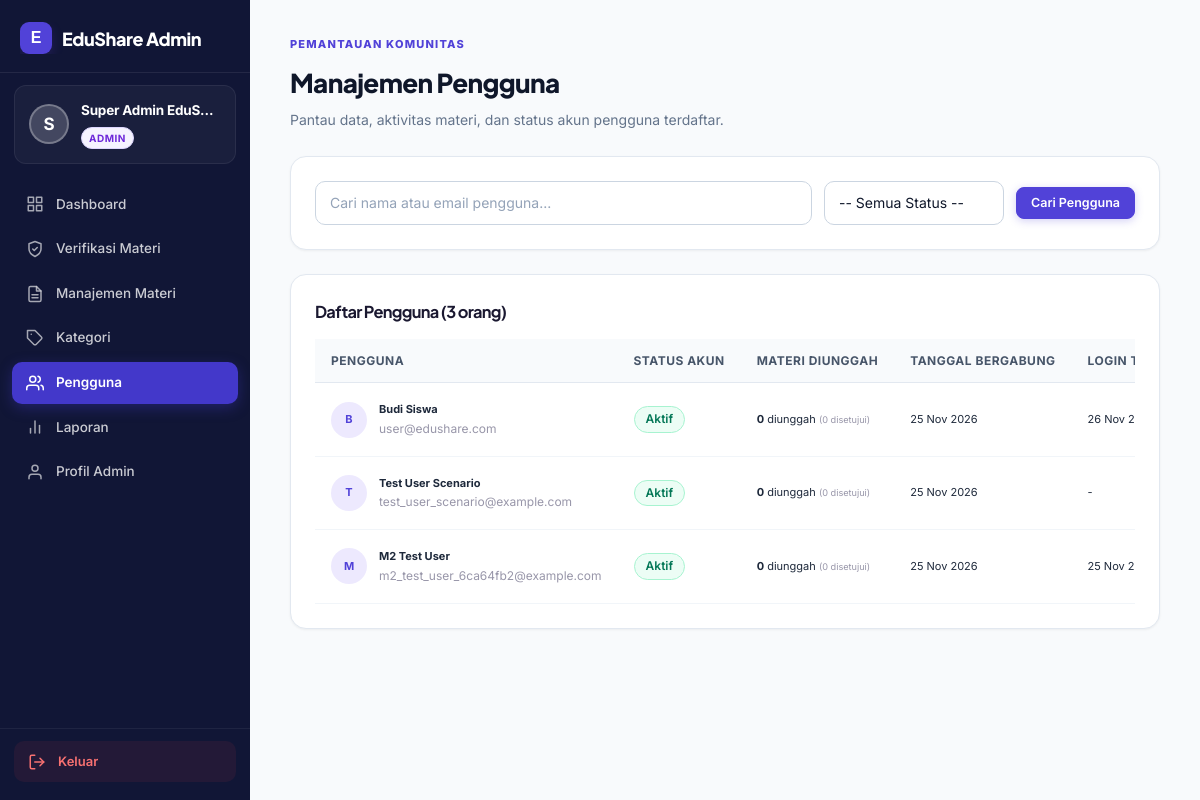
Page /admin/pengguna.php (signed in) on the committed database.
### tables this page shows
CREATE TABLE `users` (
  `id_user` int(11) NOT NULL AUTO_INCREMENT,
  `nama` varchar(100) NOT NULL,
  `email` varchar(150) NOT NULL,
  `password` varchar(255) NOT NULL,
  `role` enum('user','admin','super_admin') NOT NULL DEFAULT 'user',
  `status` enum('active','inactive','suspended') NOT NULL DEFAULT 'active',
  `last_login_at` datetime DEFAULT NULL,
  `created_by` int(11) DEFAULT NULL,
  `created_at` datetime NOT NULL DEFAULT current_timestamp(),
  `updated_at` datetime DEFAULT NULL ON UPDATE current_timestamp(),
  PRIMARY KEY (`id_user`),
  UNIQUE KEY `email` (`email`),
  KEY `idx_users_role_status` (`role`,`status`),
  KEY `idx_users_created_by` (`created_by`),
  CONSTRAINT `fk_users_created_by` FOREIGN KEY (`created_by`) REFERENCES `users` (`id_user`) ON DELETE SET NULL
);

### includes/helpers.php (called while the page is built, shortened)
<?php
if (!function_exists('e')) {
    function e(mixed $value): string
    {
        return htmlspecialchars((string)$value, ENT_QUOTES | ENT_SUBSTITUTE, 'UTF-8');
    }
}
if (!function_exists('url')) {
    function url(string $path = ''): string
    {
        return BASE_URL . '/' . ltrim($path, '/');
    }
}

### middleware/auth.php (called while the page is built, shortened)
<?php
if (!function_exists('current_user')) {
    function current_user(): ?array
    {
        $sessionUserId = (int)($_SESSION['user']['id_user'] ?? $_SESSION['user']['id'] ?? 0);
        if (
            !empty($GLOBALS['_edushare_auth_loaded'])
            && ($GLOBALS['_edushare_auth_uid'] ?? null) === $sessionUserId
        ) {
            return $GLOBALS['_edushare_auth_user'];
        }
        try {
            $stmt = db()->prepare('SELECT id_user, nama, email, role, status FROM users WHERE id_user = ? LIMIT 1');
            $stmt->execute([$sessionUserId]);
            $row = $stmt->fetch();
        } catch (\Throwable $e) {
            error_log('EduShare current_user error: ' . $e->getMessage());
            clear_auth_cache();
            return null;
        }
        $user = [
            'id'      => (int)$row['id_user'],
            'id_user' => (int)$row['id_user'],
            'nama'    => (string)$row['nama'],
            'email'   => (string)$row['email'],
            'role'    => (string)$row['role'],
            'status'  => (string)$row['status'],
        ];
        return $user;
    }
}

### config/database.php (called while the page is built, shortened)
<?php
if (!function_exists('db')) {
    function db(): PDO
    {
        return $GLOBALS['pdo'];
    }
}

### config/app.php (called while the page is built, shortened)
<?php
require_once __DIR__ . '/database.php';
require_once ROOT_PATH . '/includes/helpers.php';
require_once ROOT_PATH . '/middleware/auth.php';
if (PHP_SAPI !== 'cli' && !empty($_SESSION['user'])) {
    $timeoutMin = max(1, (int)get_setting('session_timeout_min', 60));
    if (isset($_SESSION['last_activity']) && (time() - (int)$_SESSION['last_activity']) > ($timeoutMin * 60)) {
        $timedOutUserId = (int)($_SESSION['user']['id_user'] ?? $_SESSION['user']['id'] ?? 0);
        $timedOutRole   = isset($_SESSION['user']['role']) ? (string)$_SESSION['user']['role'] : null;
        if ($timedOutUserId > 0) {
            log_activity($timedOutUserId, 'session_timeout', 'Sesi berakhir otomatis karena tidak aktif.', 'user', $timedOutUserId);
            log_audit('session_timeout', 'user', $timedOutUserId, 'Sesi berakhir otomatis karena tidak aktif.', [], $timedOutUserId, $timedOutRole);
        }
        $_SESSION = [];
        if (!headers_sent() && session_status() === PHP_SESSION_ACTIVE) {
            session_regenerate_id(true);
        }
        clear_auth_cache();
        $_SESSION['flash'] = [
            'type'    => 'error',
            'message' => 'Sesi Anda telah berakhir karena tidak aktif. Silakan login kembali.',
        ];
    } else {
        current_user();
    }
}

### admin/pengguna.php (the view, shortened to what this page needs)
<?php
require_once __DIR__ . '/../config/app.php';
$pdo = db();
$search = trim((string)($_GET['q'] ?? ''));
$sql = "SELECT u.id_user, u.nama, u.email, u.status, u.created_at, u.last_login_at,
               COUNT(m.id_material) AS total_materi,
               SUM(CASE WHEN m.status = 'approved' THEN 1 ELSE 0 END) AS total_approved
        FROM users u
        LEFT JOIN materials m ON m.id_user = u.id_user
        WHERE u.role = 'user'";
$params = [];
$sql .= " GROUP BY u.id_user ORDER BY u.created_at DESC";
$stmt = $pdo->prepare($sql);
$stmt->execute($params);
$users = $stmt->fetchAll();
?>
<!DOCTYPE html>
<html lang="id">
<head>
<link rel="stylesheet" href="<?= e(url('assets/css/style.css')) ?>">
<link rel="stylesheet" href="<?= e(url('assets/css/dashboard.css')) ?>">
</head>
<body>
<div class="dashboard-layout">
<?php include __DIR__ . '/../partials/sidebar_admin.php'; ?>
<main class="content-area">
    <div class="panel-header">
        <div>
            <span class="eyebrow">PEMANTAUAN KOMUNITAS</span>
            <h1>Manajemen Pengguna</h1>
            <p>Pantau data, aktivitas materi, dan status akun pengguna terdaftar.</p>
        </div>
    </div>
    <div class="card" style="margin-bottom: 20px; padding: 16px;">
        <form method="get" style="display:flex; gap:12px; flex-wrap:wrap; align-items:center;">
            <div style="flex:1; min-width:220px;">
                <input type="text" name="q" class="form-control" placeholder="Cari nama atau email pengguna..." value="<?= e($search) ?>">
            </div>
            <div style="width:180px;">
                <select name="status" class="form-control">
                    <option value="">-- Semua Status --</option>
                </select>
            </div>
            <button type="submit" class="btn btn-primary btn-small">Cari Pengguna</button>
        </form>
    </div>
    <div class="card">
        <div style="display:flex; justify-content:space-between; align-items:center; margin-bottom:14px;">
            <h3>Daftar Pengguna (<?= count($users) ?> orang)</h3>
        </div>
        <?php if (!empty($users)): ?>
            <div class="table-responsive">
                <table class="data-table">
                    <thead>
                        <tr>
                            <th>Pengguna</th>
                            <th>Status Akun</th>
                            <th>Materi Diunggah</th>
                            <th>Tanggal Bergabung</th>
                            <th>Login Terakhir</th>
                        </tr>
                    </thead>
                    <tbody>
                        <?php foreach ($users as $u): ?>
                            <tr>
                                <td>
                                    <div style="display:flex; align-items:center; gap:12px;">
                                        <div style="width:36px; height:36px; border-radius:50%; background:var(--lavender); color:var(--purple); display:grid; place-items:center; font-weight:700;">
                                            <?= strtoupper(substr($u['nama'], 0, 1)) ?>
                                        </div>
                                        <div>
                                            <strong><?= e($u['nama']) ?></strong>
                                            <div class="text-muted" style="font-size:12px;"><?= e($u['email']) ?></div>
                                        </div>
                                    </div>
                                </td>
                                <td>
                                    <?php if ($u['status'] === 'active'): ?>
                                        <span class="badge badge-success">Aktif</span>
                                    <?php elseif ($u['status'] === 'inactive'): ?>
                                        <span class="badge badge-secondary">Nonaktif</span>
                                    <?php elseif ($u['status'] === 'suspended'): ?>
                                        <span class="badge badge-danger">Ditangguhkan</span>
                                    <?php endif; ?>
                                </td>
                                <td>
                                    <strong><?= (int)$u['total_materi'] ?></strong> diunggah
                                    <small class="text-muted">(<?= (int)$u['total_approved'] ?> disetujui)</small>
                                </td>
                                <td><?= date('d M Y', strtotime($u['created_at'])) ?></td>
                                <td><?= !empty($u['last_login_at']) ? date('d M Y, H:i', strtotime($u['last_login_at'])) : '-' ?></td>
                            </tr>
                        <?php endforeach; ?>
                    </tbody>
                </table>
            </div>
        <?php else: ?>
            <div class="empty-state">
                <p>Tidak ada pengguna yang sesuai kriteria.</p>
            </div>
        <?php endif; ?>
    </div>
</main>
</div>
</body>
</html>

### partials/sidebar_admin.php (shortened to what this page needs)
<?php
$sidebarUser = current_user();
$currentPage = $_SERVER['PHP_SELF'];
function adminSidebarIsActive(string $path): string {
    global $currentPage;
    return str_contains($currentPage, $path) ? ' active' : '';
}
$adminFirstLetter = strtoupper(mb_substr($sidebarUser['nama'] ?? $sidebarUser['name'] ?? 'A', 0, 1));
?>
<aside class="sidebar sidebar-admin">
    <div class="brand">
        <a href="<?= url('admin/dashboard.php') ?>" class="brand-link">
            <span class="brand-mark">E</span>
            <span class="brand-name">EduShare Admin</span>
        </a>
    </div>
    <div class="user-info">
        <div class="user-avatar user-avatar-admin">
            <?= e($adminFirstLetter) ?>
        </div>
        <div class="user-meta">
            <div class="user-name"><?= e($sidebarUser['nama'] ?? $sidebarUser['name'] ?? 'Admin') ?></div>
            <span class="role-badge badge-admin">Admin</span>
        </div>
    </div>
    <nav class="sidebar-nav">
        <a href="<?= url('admin/dashboard.php') ?>" class="nav-item <?= adminSidebarIsActive('admin/dashboard') ?>">
            <svg width="18" height="18" viewBox="0 0 24 24" fill="none" stroke="currentColor" stroke-width="2" stroke-linecap="round" stroke-linejoin="round"><rect x="3" y="3" width="7" height="7"/><rect x="14" y="3" width="7" height="7"/><rect x="14" y="14" width="7" height="7"/><rect x="3" y="14" width="7" height="7"/></svg>
            <span class="nav-label">Dashboard</span>
        </a>
        <a href="<?= url('admin/verifikasi.php') ?>" class="nav-item <?= adminSidebarIsActive('admin/verifikasi') ?>">
            <svg width="18" height="18" viewBox="0 0 24 24" fill="none" stroke="currentColor" stroke-width="2" stroke-linecap="round" stroke-linejoin="round"><path d="M12 22s8-4 8-10V5l-8-3-8 3v7c0 6 8 10 8 10z"/><polyline points="9 12 11 14 15 10"/></svg>
            <span class="nav-label">Verifikasi Materi</span>
        </a>
        <a href="<?= url('admin/materi.php') ?>" class="nav-item <?= adminSidebarIsActive('admin/materi') ?>">
            <span class="nav-label">Manajemen Materi</span>
        </a>
        <a href="<?= url('admin/kategori.php') ?>" class="nav-item <?= adminSidebarIsActive('admin/kategori') ?>">
            <svg width="18" height="18" viewBox="0 0 24 24" fill="none" stroke="currentColor" stroke-width="2" stroke-linecap="round" stroke-linejoin="round"><path d="M20.59 13.41l-7.17 7.17a2 2 0 0 1-2.83 0L2 12V2h10l8.59 8.59a2 2 0 0 1 0 2.82z"/><line x1="7" y1="7" x2="7.01" y2="7"/></svg>
            <span class="nav-label">Kategori</span>
        </a>
        <a href="<?= url('admin/pengguna.php') ?>" class="nav-item <?= adminSidebarIsActive('admin/pengguna') ?>">
            <svg width="18" height="18" viewBox="0 0 24 24" fill="none" stroke="currentColor" stroke-width="2" stroke-linecap="round" stroke-linejoin="round"><path d="M17 21v-2a4 4 0 0 0-4-4H5a4 4 0 0 0-4 4v2"/><circle cx="9" cy="7" r="4"/><path d="M23 21v-2a4 4 0 0 0-3-3.87"/><path d="M16 3.13a4 4 0 0 1 0 7.75"/></svg>
            <span class="nav-label">Pengguna</span>
        </a>
        <a href="<?= url('admin/laporan.php') ?>" class="nav-item <?= adminSidebarIsActive('admin/laporan') ?>">
            <svg width="18" height="18" viewBox="0 0 24 24" fill="none" stroke="currentColor" stroke-width="2" stroke-linecap="round" stroke-linejoin="round"><line x1="18" y1="20" x2="18" y2="10"/><line x1="12" y1="20" x2="12" y2="4"/><line x1="6" y1="20" x2="6" y2="14"/></svg>
            <span class="nav-label">Laporan</span>
        </a>
        <a href="<?= url('admin/profil.php') ?>" class="nav-item <?= adminSidebarIsActive('admin/profil') ?>">
            <svg width="18" height="18" viewBox="0 0 24 24" fill="none" stroke="currentColor" stroke-width="2" stroke-linecap="round" stroke-linejoin="round"><path d="M20 21v-2a4 4 0 0 0-4-4H8a4 4 0 0 0-4 4v2"/><circle cx="12" cy="7" r="4"/></svg>
            <span class="nav-label">Profil Admin</span>
        </a>
    </nav>
    <div class="sidebar-bottom">
        <a href="<?= url('logout.php') ?>" class="logout-btn">
            <svg width="18" height="18" viewBox="0 0 24 24" fill="none" stroke="currentColor" stroke-width="2" stroke-linecap="round" stroke-linejoin="round"><path d="M9 21H5a2 2 0 0 1-2-2V5a2 2 0 0 1 2-2h4"/><polyline points="16 17 21 12 16 7"/><line x1="21" y1="12" x2="9" y2="12"/></svg>
            <span class="nav-label">Keluar</span>
        </a>
    </div>
</aside>

### assets/css/style.css (style rules this page uses)
* { box-sizing:border-box }
:root { --purple:#673de6;--purple-dark:#4f2ac8;--lavender:#f3efff;--ink:#242238;--muted:#77758b;--line:#eceaf2;--bg:#fff }
body { margin:0;color:var(--ink);font-family:'DM Sans',sans-serif;background:#fff;font-size:15px }
a { color:inherit;text-decoration:none }
button,input,textarea,select { font:inherit }
.brand { font:800 20px 'Plus Jakarta Sans';display:flex;align-items:center;gap:7px;letter-spacing:-.7px }
.brand-mark { display:inline-grid;place-items:center;background:var(--purple);color:white;width:31px;height:31px;border-radius:10px;font:800 17px 'Plus Jakarta Sans';box-shadow:0 5px 12px #673de633 }
.btn { border:0;border-radius:10px;padding:13px 20px;display:inline-flex;justify-content:center;align-items:center;gap:10px;font-weight:700;font-size:13px;cursor:pointer;transition:.2s }
.btn-primary { background:var(--purple);color:white;box-shadow:0 7px 16px #673de62b }
.btn-small { padding:10px 15px }
.eyebrow { font-size:10px;font-weight:800;letter-spacing:1.7px;color:var(--purple) }
h1,h2,h3 { font-family:'Plus Jakarta Sans',sans-serif;letter-spacing:-.7px }
table { width:100%;border-collapse:collapse;min-width:650px }
th,td { text-align:left;padding:14px 16px;border-bottom:1px solid #f0eef5;font-size:11px }
th { color:var(--muted);font-weight:700;background:#faf9fc }
td { color:#49475c }
.sidebar-bottom a { padding:10px;font-size:11px;color:var(--muted) }

### rows in the picture
users: nama "S", nama "Super Admin EduS…"
users: nama "B", nama "Budi Siswa", email "user@edushare.com", status "Aktif", total_materi "0", total_approved "0", created_at "25 Nov 2026", last_login_at "26 Nov…"
users: nama "T", nama "Test User Scenario", email "test_user_scenario@example.com", status "Aktif", total_materi "0", total_approved "0", created_at "25 Nov 2026"
users: nama "M", nama "M2 Test User", email "m2_test_user_6ca64fb2@example.com", status "Aktif", total_materi "0", total_approved "0", created_at "25 Nov 2026", last_login_at "25 Nov…"

### other values in the picture
count($users) "3"
